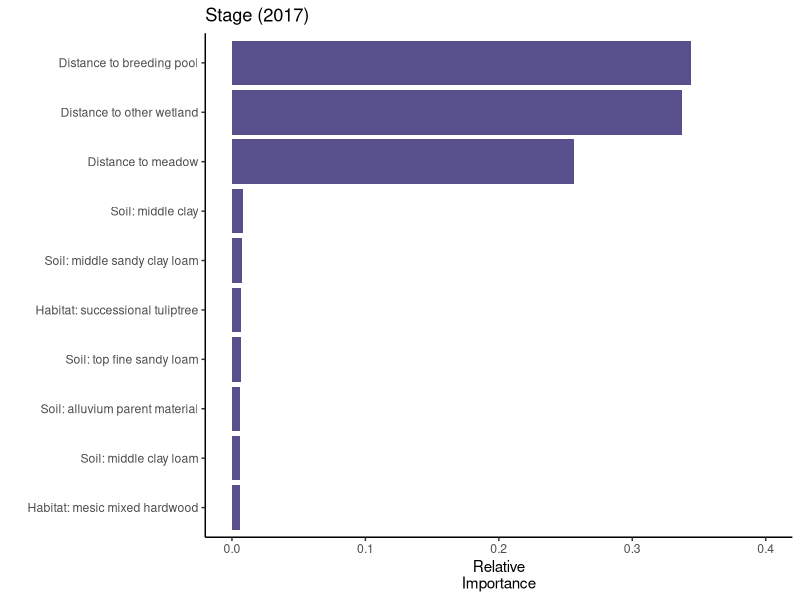
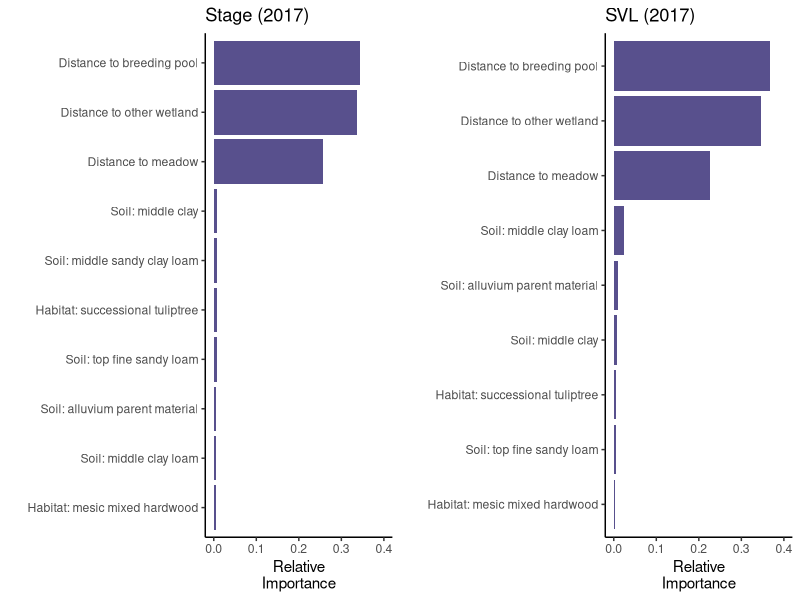
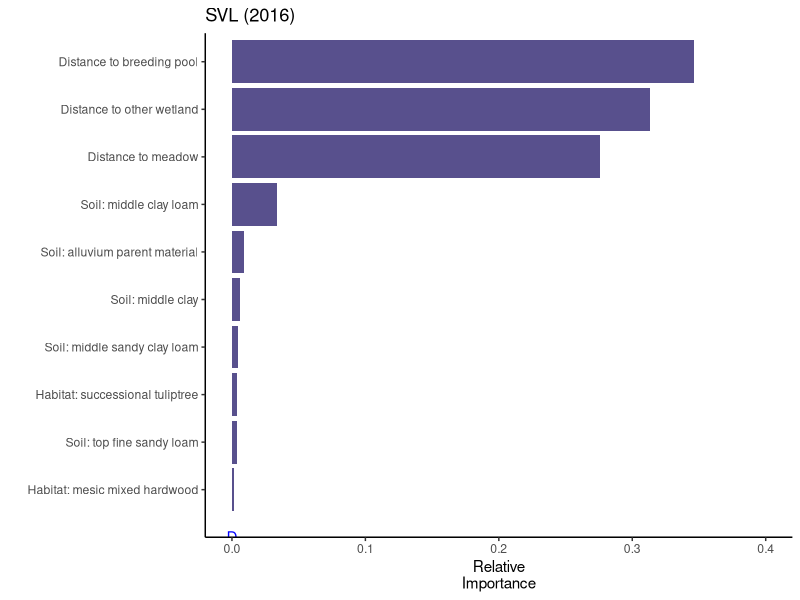
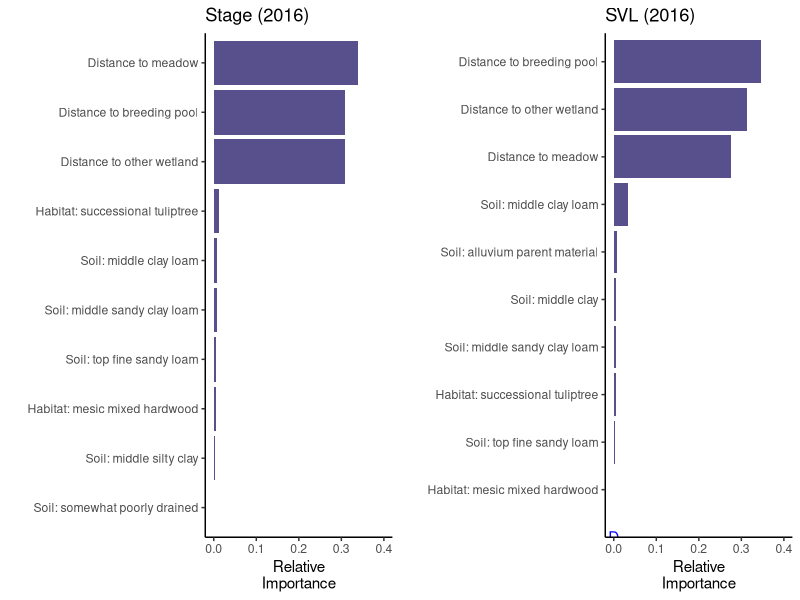
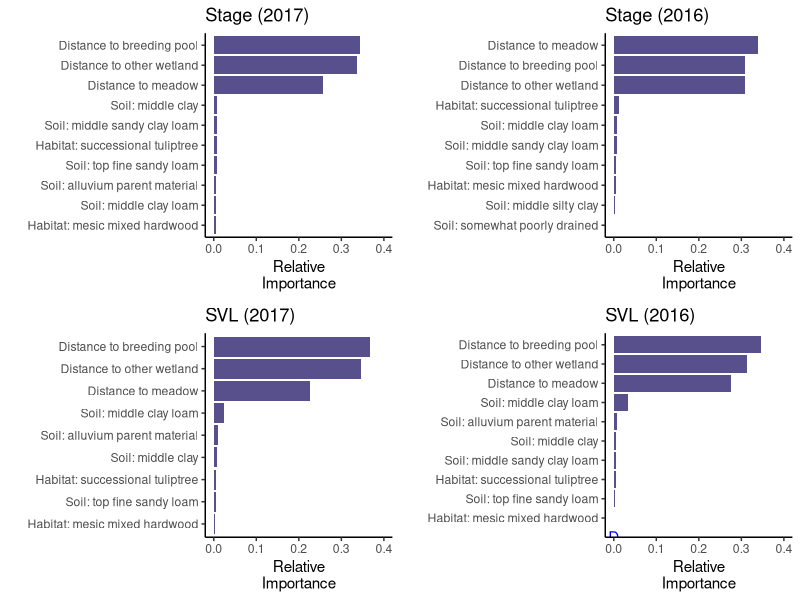

Generate these figures, in order, with R:
####Plot relative feature importance#####

graphics.off()
rm(list = ls()) # clear working directory
library(tidyverse)
library("dplyr")       

multiplot <- function(..., plotlist=NULL, file, cols=1, layout=NULL) {
  library(grid)
  
  # Make a list from the ... arguments and plotlist
  plots <- c(list(...), plotlist)
  
  numPlots = length(plots)
  
  # If layout is NULL, then use 'cols' to determine layout
  if (is.null(layout)) {
    # Make the panel
    # ncol: Number of columns of plots
    # nrow: Number of rows needed, calculated from # of cols
    layout <- matrix(seq(1, cols * ceiling(numPlots/cols)),
                     ncol = cols, nrow = ceiling(numPlots/cols))
  }
  
  if (numPlots==1) {
    print(plots[[1]])
    
  } else {
    # Set up the page
    grid.newpage()
    pushViewport(viewport(layout = grid.layout(nrow(layout), ncol(layout))))
    
    # Make each plot, in the correct location
    for (i in 1:numPlots) {
      # Get the i,j matrix positions of the regions that contain this subplot
      matchidx <- as.data.frame(which(layout == i, arr.ind = TRUE))
      
      print(plots[[i]], vp = viewport(layout.pos.row = matchidx$row,
                                      layout.pos.col = matchidx$col))
    }
  }
} #function for multiplot in ggplot2

sex_2017<- read.csv("importance_matrix_2017_SEX.csv")
sex_2017 <- sex_2017[order(sex_2017$Importance, decreasing = TRUE), ]
sex_2017 <- sex_2017[c(1:10), ]
sex_2017$newfeature <- c("Distance to breeding pool", 
                         "Distance to other wetland",
                         "Distance to meadow",
                         "Soil: middle clay",
                         "Soil: middle sandy clay loam",
                         "Habitat: successional tuliptree",
                         "Soil: top fine sandy loam",
                         "Soil: alluvium parent material",
                         "Soil: middle clay loam",
                         "Habitat: mesic mixed hardwood")

svl_2017 <- read.csv("importance_matrix_2017_SVL.csv")
svl_2017 <- svl_2017[order(svl_2017$Importance, decreasing = TRUE), ]
svl_2017 <- svl_2017[c(1:10), ]
svl_2017$newfeature <-
  c("Distance to breeding pool", 
  "Distance to other wetland",
  "Distance to meadow",
  "Soil: middle clay loam",
  "Soil: alluvium parent material",
  "Soil: middle clay",
  "Soil: middle clay loam",
  "Habitat: successional tuliptree",
  "Soil: top fine sandy loam",
  "Habitat: mesic mixed hardwood")

sex_2016 <- read.csv("importance_matrix_2016_SEX.csv")
sex_2016 <- sex_2016[order(sex_2016$Importance, decreasing = TRUE), ]
sex_2016 <- sex_2016[c(1:10), ]
sex_2016$newfeature <- c("Distance to meadow",
                         "Distance to breeding pool", 
                         "Distance to other wetland",
                         "Habitat: successional tuliptree",
                         "Soil: middle clay loam",
                         "Soil: middle sandy clay loam",
                         "Soil: top fine sandy loam",
                         "Habitat: mesic mixed hardwood", 
                         "Soil: middle silty clay", 
                         "Soil: somewhat poorly drained")
  

svl_2016 <- read.csv("importance_matrix_2016_SVL.csv")
svl_2016 <- svl_2016[order(svl_2016$Importance, decreasing = TRUE), ]
svl_2016 <- svl_2016[c(1:10), ]
svl_2016$newfeature <- c("Distance to breeding pool", 
                         "Distance to other wetland",
                         "Distance to meadow",
                         "Soil: middle clay loam",
                         "Soil: alluvium parent material",
                         "Soil: middle clay",
                         "Soil: middle sandy clay loam",
                         "Habitat: successional tuliptree",
                         "Soil: top fine sandy loam",
                         "Habitat: mesic mixed hardwood")
                      

  
p1 <- ggplot(sex_2017, aes(reorder(newfeature, Importance), Importance)) +
  geom_col(fill="#58508d") +
  coord_flip()+
  labs(x = "", y =paste0("Relative", "\n", "Importance")) +
  ylim(c(0, 0.4)) +
  ggtitle("Stage (2017)")+
  theme_classic()

p1

p2 <- ggplot(svl_2017, aes(reorder(newfeature, Importance), Importance)) + 
  geom_col(fill="#58508d") +
  coord_flip() + 
  labs(x = "", y =paste0("Relative", "\n", "Importance")) +
  ylim(c(0, 0.4)) +
  ggtitle("SVL (2017)")+
  theme_classic()

multiplot(p1, p2, cols=2)




p3 <- ggplot(sex_2016, aes(reorder(newfeature, Importance), Importance)) +
  geom_col(fill="#58508d") +
  coord_flip()+
  labs(x = "", y =paste0("Relative", "\n", "Importance")) +
  ylim(c(0, 0.4)) +
  ggtitle("Stage (2016)")+
  theme_classic()


p4 <- ggplot(svl_2016, aes(reorder(newfeature, Importance), Importance)) + 
  geom_col(fill="#58508d") +
  coord_flip() + 
  labs(x = "", y =paste0("Relative", "\n", "Importance")) +
  ylim(c(0, 0.4)) +
  ggtitle("SVL (2016)")+
  theme_classic()+
  annotate("text", x = 0, y = 0, label = "D", col="blue")

p4

multiplot(p3, p4, cols=2)

multiplot(p1, p2, p3, p4, cols=2)
